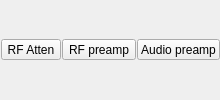
       <widget class="QWidget" name="widget_13" native="true">
        <property name="minimumSize">
         <size>
          <width>0</width>
          <height>0</height>
         </size>
        </property>
        <property name="maximumSize">
         <size>
          <width>230</width>
          <height>16777215</height>
         </size>
        </property>
        <layout class="QHBoxLayout" name="horizontalLayout_14">
         <property name="spacing">
          <number>1</number>
         </property>
         <property name="leftMargin">
          <number>1</number>
         </property>
         <property name="topMargin">
          <number>0</number>
         </property>
         <property name="rightMargin">
          <number>0</number>
         </property>
         <property name="bottomMargin">
          <number>0</number>
         </property>
         <item>
          <widget class="QPushButton" name="pbAtten">
           <property name="minimumSize">
            <size>
             <width>0</width>
             <height>18</height>
            </size>
           </property>
           <property name="maximumSize">
            <size>
             <width>60</width>
             <height>21</height>
            </size>
           </property>
           <property name="toolTip">
            <string>Enable monitor</string>
           </property>
           <property name="text">
            <string>RF Atten</string>
           </property>
           <property name="checkable">
            <bool>true</bool>
           </property>
           <property name="checked">
            <bool>false</bool>
           </property>
          </widget>
         </item>
         <item>
          <widget class="QToolButton" name="pbPreamp">
           <property name="minimumSize">
            <size>
             <width>50</width>
             <height>18</height>
            </size>
           </property>
           <property name="maximumSize">
            <size>
             <width>80</width>
             <height>21</height>
            </size>
           </property>
           <property name="toolTip">
            <string>Preamplifier</string>
           </property>
           <property name="text">
            <string>RF preamp</string>
           </property>
           <property name="checkable">
            <bool>true</bool>
           </property>
           <property name="popupMode">
            <enum>QToolButton::InstantPopup</enum>
           </property>
          </widget>
         </item>
         <item>
          <widget class="QPushButton" name="pbPa">
           <property name="minimumSize">
            <size>
             <width>0</width>
             <height>18</height>
            </size>
           </property>
           <property name="maximumSize">
            <size>
             <width>90</width>
             <height>21</height>
            </size>
           </property>
           <property name="toolTip">
            <string>Enable External Power Amplifier</string>
           </property>
           <property name="text">
            <string>Audio preamp</string>
           </property>
           <property name="checkable">
            <bool>true</bool>
           </property>
           <property name="checked">
            <bool>false</bool>
           </property>
          </widget>
         </item>
        </layout>
       </widget>
